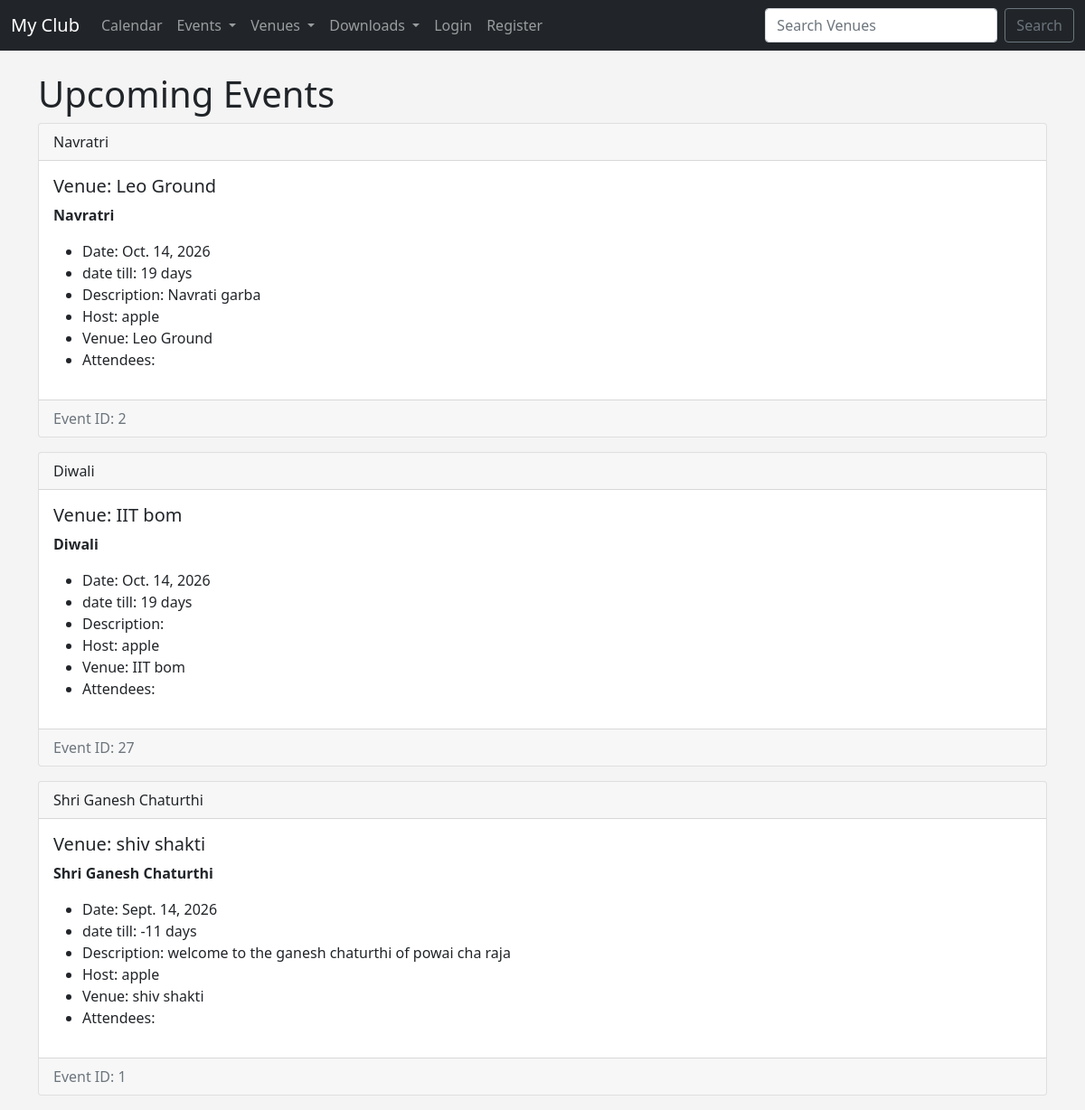
The page /list_events on the database as committed earlier.
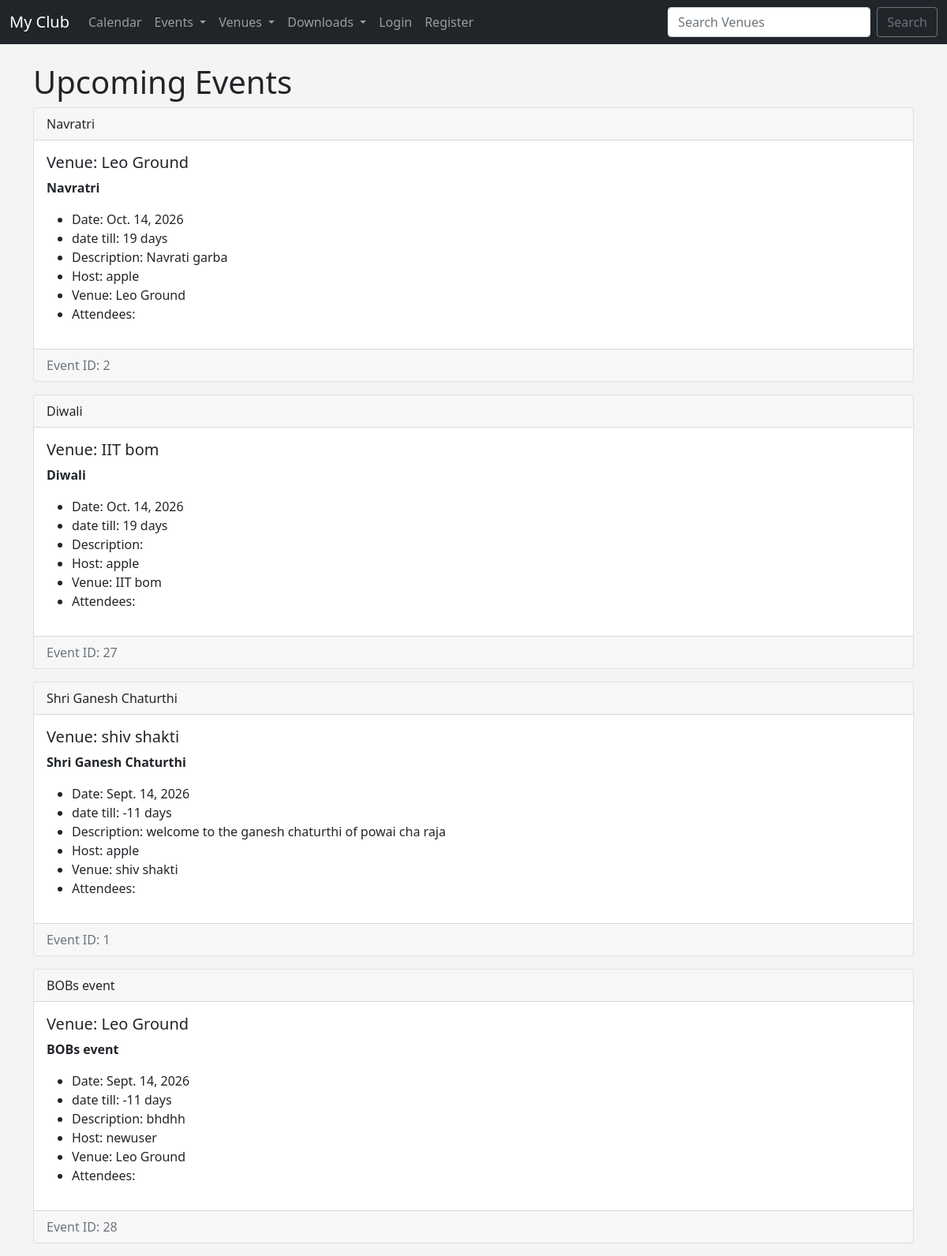
The same page on the database as committed later.
### events/models.py (models this page shows, shortened)
class Event(models.Model):
    name = models.CharField('event title',max_length=200)
    description = models.TextField(blank=True,null=True)
    manager = models.ForeignKey(User,blank=True,null=True,on_delete=models.SET_NULL)
    event_date = models.DateField("event date")
    venue = models.ForeignKey(Venue,blank=True,null=True, on_delete=models.CASCADE)
    attendees = models.ManyToManyField(MyClubUser, blank=True)
    @property
    def Daystill(self):
        import datetime
        daystillstripped = str(self.event_date - datetime.date.today()).split(",", 1)[0]
        return daystillstripped

class Venue(models.Model):
    name = models.CharField('venue name',max_length=50)
    address = models.CharField(max_length=200)
    city = models.CharField(max_length=50)
    state = models.CharField(max_length=50,blank=True)
    zip_code = models.CharField(max_length=10,blank=True)
    phone = models.CharField(max_length=20,blank=True)
    website = models.URLField(max_length=200,blank=True)
    email = models.EmailField(max_length=254,blank=True)
    owner = models.IntegerField("Venue Owner", blank=False, default=1)
    venue_image = models.ImageField(null=True,blank=True,upload_to="images/")
    def __str__(self):
        return self.name

### events/views.py (the view)
# urls.py: path('list_events', views.all_events, name='list_events'),
def all_events(request):
  event_list = Event.objects.all().order_by('-event_date')
  return render(request, 'events/event_list.html',
                {'event_list':event_list})

### events/templates/events/event_list.html (shortened to what this page needs)
{% extends 'events/base.html' %}
{% block content %}
<h1>Upcoming Events</h1>
{% for event in event_list %}
<div class="card mb-3">
    <div class="card-header">
        {{ event.name }}
    </div>
    <div class="card-body">
        <h5 class="card-title">
            Venue: {{ event.venue }}
        </h5>
        <p class="card-text">
            <strong>{{ event.name }}</strong>
        </p>
        <ul>
            <li>Date: {{ event.event_date }}</li>
            <li>date till: {{ event.Daystill }}</li>
            <li>Description: {{ event.description }}</li>
            <li>Host: {{ event.manager }}</li>
            <li>Venue: {{ event.venue }}</li>
            <li>
                Attendees:
            </li>
        </ul>
    </div>
    <div class="card-footer text-muted">
        Event ID: {{ event.id }}
    </div>
</div>
{% endfor %}
{% endblock %}

### events/templates/events/base.html (shortened to what this page needs)
<!doctype html>
<html lang="en">
  <head>
    <link href="https://cdn.jsdelivr.net/npm/bootstrap@5.0.0-beta1/dist/css/bootstrap.min.css" rel="stylesheet">
  </head>
  <body>
  	{% include 'events/navbar.html' %}
    <br/>
    <div class="container">
      {% block content %}
      {% endblock %}
    </div>
  </body>
</html>

### events/templates/events/navbar.html (shortened to what this page needs)
  <nav class="navbar navbar-expand-lg navbar-dark bg-dark">
    <div class="container-fluid">
      <a class="navbar-brand" href="{% url 'home' %}">My Club</a>
      <div class="collapse navbar-collapse" id="navbarSupportedContent">
        <ul class="navbar-nav me-auto mb-2 mb-lg-0">
          <li class="nav-item">
            <a class="nav-link" href="{% url 'home' %}">Calendar</a>
          </li>
          <li class="nav-item dropdown">
            <a class="nav-link dropdown-toggle" href="#" id="navbarDropdown" role="button" data-bs-toggle="dropdown" aria-expanded="false">
              Events
            </a>
          </li>
        <li class="nav-item dropdown">
            <a class="nav-link dropdown-toggle" href="#" id="navbarDropdown" role="button" data-bs-toggle="dropdown" aria-expanded="false">
              Venues
            </a>
          </li>
          <li class="nav-item dropdown">
            <a class="nav-link dropdown-toggle" href="#" id="navbarDropdown" role="button" data-bs-toggle="dropdown" aria-expanded="false">
              Downloads
            </a>
          </li>
        {% if user.is_authenticated %}
          <li class="nav-item">
            <a class="nav-link" href="{% url 'logout' %}">Logout</a>
          </li>
          {% else %}
            <li class="nav-item">
              <a class="nav-link" href="{% url 'login_user' %}">Login</a>
            </li>
            <li class="nav-item">
              <a class="nav-link" href="{% url 'register_user' %}">Register</a>
            </li>
        {% endif %}
        </ul>
        <form class="d-flex" method=POST action="{% url 'search-venues' %}">
          <input class="form-control me-2" type="search" placeholder="Search Venues" aria-label="Search" name="searched">
          <button class="btn btn-outline-secondary" type="submit">Search</button>
        </form>
      </div>
    </div>
  </nav>

### events/templates/events/base.html (style rules this page uses)
body { background: #f4f4f4; }

Rows that differ between the two databases and show on the page:
added Event: name "BOBs event", venue "Leo Ground", event_date "Sept. 14, 2026", Daystill "-11 days", description "bhdhh", manager "newuser", id "28"
